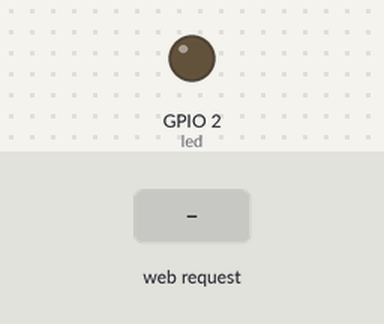
A sketch run on a simulated ESP32. Shown: output pins drawn as LEDs (lit = HIGH). The test bench sets the inputs (shaded band). WiFi joins after 1.5 s; servers stay silent unless stated; what the sketch prints to the serial monitor is not drawn.

Above: at 2.7 s.
2.8 s: HTTP request GET /toggle received
At 3.3 s:
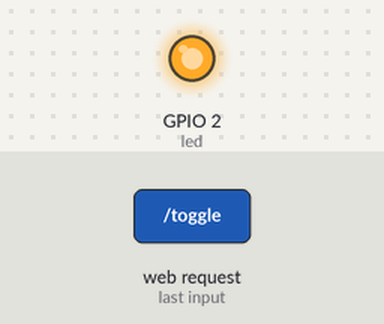
Timing chart, 0 to 5.8 s (numbered marks = the images above; inputs shaded):
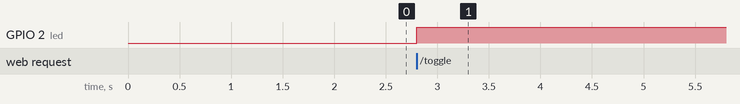

The sketch:

ESP32-AsekronWebServer-led-yakma-toggle-ile.ino
```cpp
#include <ESPAsyncWebServer.h>
#include <AsyncTCP.h>
#include <WiFi.h>

AsyncWebServer server(80);

const char* SSID = "TurkTelekom_ZTYKS3_2.4GHz";
const char* PASSWORD = "x3XuYXczxtYu";

#define led 2

void setup() {
  Serial.begin(115200);

  pinMode(led, OUTPUT);
  digitalWrite(led, LOW);

  WiFi.begin(SSID, PASSWORD);

  while(WiFi.status() != WL_CONNECTED){
    delay(500);
    Serial.print(".");
  }

  Serial.println(WiFi.localIP());


  server.on("/", HTTP_GET, [](AsyncWebServerRequest *request){
    request->send(200, "text/html",
      "<h2>ESP32 Toggle LED</h2>"
      "<button onclick=\"fetch('/toggle')\">TOGGLE</button>"
     );
  });

  server.on("/toggle", HTTP_GET, [](AsyncWebServerRequest *request){
    bool led_durum = digitalRead(led); //anlık değerini ukurr
    digitalWrite(led, !led_durum); // yanıyorsa söndürür sönukse yakar
    Serial.println("Butona Basıldı");
    Serial.println(led_durum);
    request->send(200, "text/plain", "OK");
  });

  server.begin();
}

void loop() {

}
```

Measured:
- after the input at 2.8 s, GPIO 2 (led): LOW → HIGH at once
